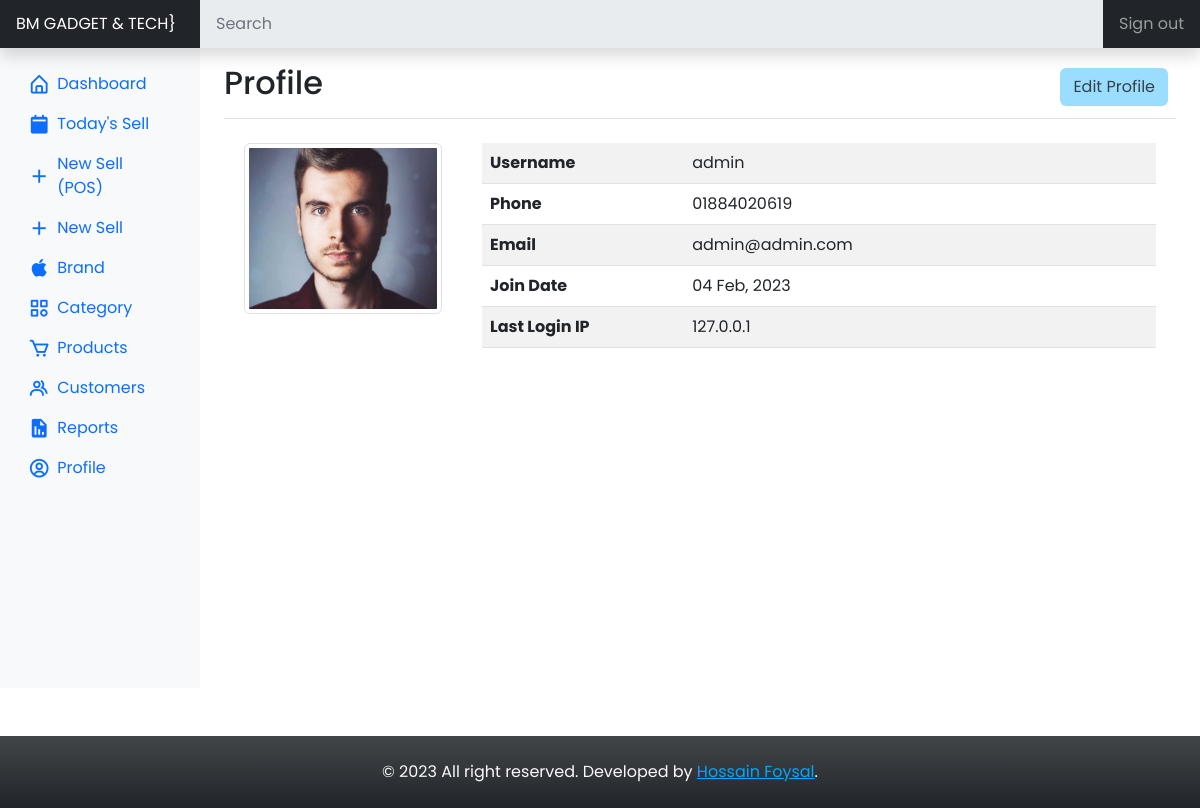
/dashboard/profile/ (signed in), run on the app's committed database.
### application/models.py (models this page shows)
class Users(db.Model, UserMixin):
    __tablename__ = 'users'
    id = db.Column(db.Integer, primary_key=True)
    username = db.Column(db.String(20), unique=True)
    phone = db.Column(db.String(12), unique=True)
    email = db.Column(db.String(120), unique=True, nullable=False)
    profile = db.Column(db.String(), nullable=False, default='default.jpg')
    password = db.Column(db.String(60), nullable=False)
    user_role = db.Column(db.String(60), default="user")
    join_date = db.Column(db.DateTime, nullable=False, default=datetime.utcnow)
    ip = db.Column(db.String(60))
    user_dailysells = db.relationship('DailySells', backref='user_dailysells', lazy=True)

### application/dashboard/views.py (the view)
@dashboard.route('/dashboard/profile/')
@login_required
def user_profile():
    user = current_user
    profile_picture = url_for('static', filename='profile_picture/' + current_user.profile)
    return render_template('dashboard/profile.html', user=user, title='Profile', profile_picture=profile_picture, shopname=shopname)

### application/models.py (called while the page is built)
@login_manager.user_loader
def load_user(user_id):
    return Users.query.get(int(user_id))

### application/templates/dashboard/profile.html (shortened to what this page needs)
{% extends 'layouts/root-dashboard.html' %}
{% block body %}
<header class="navbar navbar-dark sticky-top bg-dark flex-md-nowrap p-0 shadow">
    <a class="navbar-brand col-md-3 col-lg-2 me-0 px-3 fs-6" href="#">
        {{ shopname }}}
    </a>
    <input class="form-control form-control-dark w-100 rounded-0 border-0" type="text" placeholder="Search"
        aria-label="Search" disabled />
    <div class="navbar-nav">
        <div class="nav-item text-nowrap">
            <a class="nav-link px-3" href="{{ url_for('dashboard.user_logout') }}">Sign out </a>
        </div>
    </div>
</header>
<div class="container-fluid">
    <div class="row">
        {% include 'helpers/_dashboard_side_nav.html' %}
        <main class="col-md-9 ms-sm-auto col-lg-10 px-md-4">
            <div
                class="d-flex justify-content-between flex-wrap flex-md-nowrap align-items-center pt-3 pb-2 mb-3 border-bottom">
                <h1 class="h2">Profile</h1>
                <div class="btn-toolbar mb-2 mb-md-0">
                    <div class="btn-group me-2">
                        <a href="{{ url_for('dashboard.user_profile_edit') }}" class="btn bg__anakiwa">
                            Edit Profile
                        </a>
                    </div>
                </div>
            </div>
            <div class="container">
                <div class="row mb-5">
                    <div class="col-md-3">
                        <div class="p-2">
                            <img src="{{ profile_picture }}" class="img-thumbnail" alt="user profile picture">
                        </div>
                    </div>
                    <div class="col-md-9">
                        <div class="table-responsive p-2">
                            <table class="table table-striped">
                                <tr>
                                    <th scope="col" style="width: 30%">Username</th>
                                    <td scope="col">{{ user.username }}</td>
                                </tr>
                                <tr>
                                    <th scope="col" style="width: 30%">Phone</th>
                                    <td scope="col">{{ user.phone }}</td>
                                </tr>
                                <tr>
                                    <th scope="col" style="width: 30%">Email</th>
                                    <td scope="col">{{ user.email }}</td>
                                </tr>
                                <tr>
                                    <th scope="col" style="width: 30%">Join Date</th>
                                    <td scope="col">{{ user.join_date.strftime('%d %b, %Y') }}</td>
                                </tr>
                                <tr>
                                    <th scope="col" style="width: 30%">Last Login IP</th>
                                    <td scope="col">{{ user.ip }}</td>
                                </tr>
                            </table>
                        </div>
                    </div>
                </div>
            </div>
        </main>
    </div>
</div>
{% endblock %}

### application/static/css/customize.css (style rules this page uses)
body { font-family: "Poppins", sans-serif; }
main { min-height: 80vh; }
.navbar-brand { padding-top: .75rem; padding-bottom: .75rem; }
.navbar .form-control { padding: .75rem 1rem; }
.bg__anakiwa { background-color: #9bddff; color: #334046; }

### data on the page
Users: username "admin", phone "01884020619", email "admin@admin.com", join_date "04 Feb, 2023", ip "127.0.0.1"

### other printed values
{{ shopname }} "BM GADGET & TECH"
